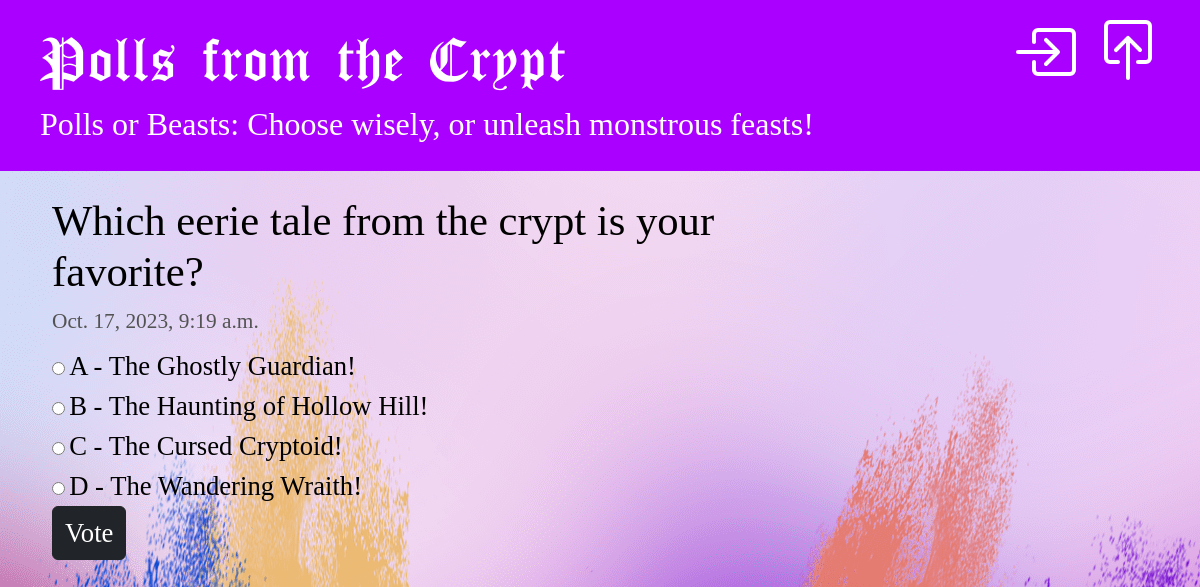
The page /polls/6/ on the database its author committed.
### polls/models.py (models this page shows, shortened)
class Question(models.Model):
    question_text = models.CharField(max_length=200)
    pub_date = models.DateTimeField("date published", blank=True, null=True)

class Choice(models.Model):
    question = models.ForeignKey(Question, on_delete=models.CASCADE)
    choice_text = models.CharField(max_length=200)
    votes = models.IntegerField(default=0)

### polls/views.py (the view)
# urls.py: path("<int:pk>/", views.DetailView.as_view(), name="detail"),
class DetailView(PollsBaseView, generic.DetailView):
    model = Question
    template_name = "polls/detail.html"
    def get_queryset(self):
        return Question.objects.filter(pub_date__lte=timezone.now())

### polls/views.py (called while the page is built)
    def get_slogan(self):
        return random.choice(self.slogans)

    def get_context_data(self, **kwargs):
        context = super().get_context_data(**kwargs)
        context['slogan'] = self.get_slogan()
        return context

### polls/templates/polls/detail.html (shortened to what this page needs)
{% extends 'polls/base.html' %}
{% load crispy_forms_tags %}
{% block content %}
    <form action="{% url 'polls:vote' question.id %}" method="post">
        <fieldset>
            <legend>
                <h1>{{ question.question_text }}</h1>
                {% if question.pub_date %}
                    <div class="date">
                        {{ question.pub_date }}
                    </div>
                {% endif %}
            </legend>
            {% for choice in question.choice_set.all %}
                <input type="radio" name="choice" id="choice{{ forloop.counter }}" value="{{ choice.id }}">
                <label for="choice{{ forloop.counter }}">{{ choice.choice_text }}</label><br>
            {% endfor %}
        </fieldset>
        <input type="submit" class="btn btn-dark" value="Vote">
    </form>
{% endblock %}

### polls/static/polls/style.css (style rules this page uses)
body { background: white url("images/background.png") no-repeat; }
h1, h2, h3, h4 { font-family: Avantgarde, TeX Gyre Adventor, URW Gothic L, sans-serif; }
.content legend h1 { color: #000000; font-family: 'HalloweenNightmare'; text-decoration: none; font-size: 32pt; }
.content form fieldset label { color: #000000; font-family: 'HalloweenNightmare'; font-size: 20pt; }
.content form .btn-dark { color: #ffffff; font-family: 'HalloweenNightmare'; font-size: 20pt; }
.date { color: #535353; font-family: 'HalloweenNightmare'; font-size: 16pt; }

### rows shown on the page
Question: question_text "Which eerie tale from the crypt is your favorite?", pub_date "Oct. 17, 2023, 9:19 a.m."
Choice: choice_text "A - The Ghostly Guardian!"
Choice: choice_text "B - The Haunting of Hollow Hill!"
Choice: choice_text "C - The Cursed Cryptoid!"
Choice: choice_text "D - The Wandering Wraith!"

### other values the page prints
{{ slogan }} "Polls or Beasts: Choose wisely, or unleash monstrous feasts!"
